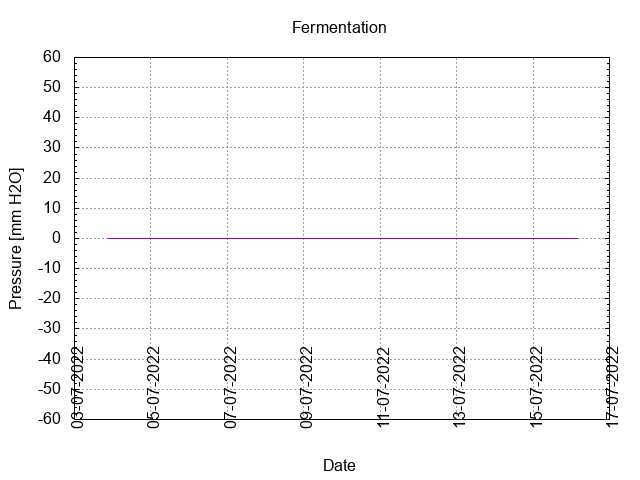

The gnuplot source for this figure:
# setup graph
set term png
output_file = "pressure.png"
set output output_file
set title "Fermentation"
set style data lines
set ylabel "Pressure [mm H2O]"
set yrange [-60:60]
set grid y
set ytics 10
set mytics 5
set xlabel "Date"
set grid x
set xtic rotate by 90 scale 0 offset 0.5,0
set autoscale x
set xdata time
set timefmt "%d-%m-%Y  %H:%M"
set format x "%d-%m-%Y"
plot "fermentation.data" using 1:4 title ""
# set output back to default
set output
# reset terminal type
set terminal pop

